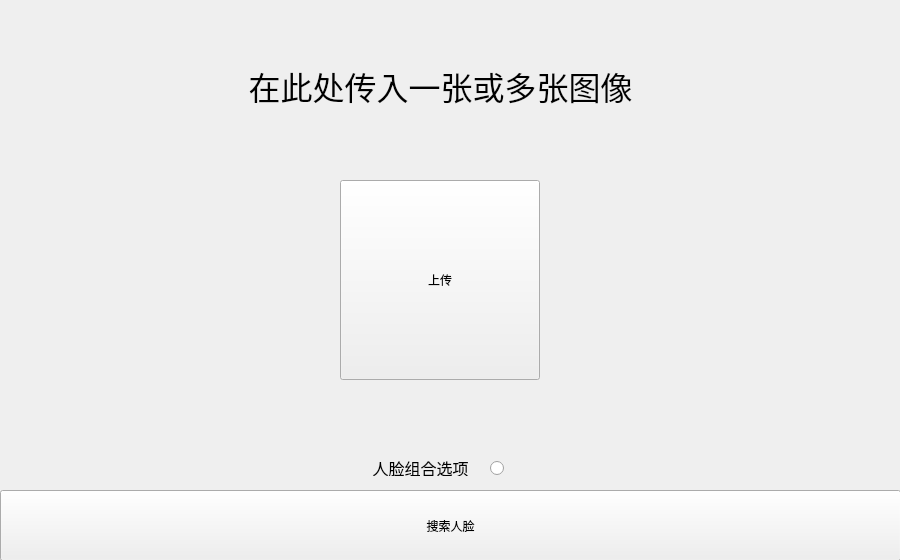
<?xml version="1.0" encoding="UTF-8"?>
<ui version="4.0">
 <class>Interface_Picture_Search</class>
 <widget class="QWidget" name="Interface_Picture_Search">
  <property name="geometry">
   <rect>
    <x>0</x>
    <y>0</y>
    <width>900</width>
    <height>560</height>
   </rect>
  </property>
  <property name="sizeIncrement">
   <size>
    <width>0</width>
    <height>0</height>
   </size>
  </property>
  <property name="baseSize">
   <size>
    <width>0</width>
    <height>0</height>
   </size>
  </property>
  <property name="windowTitle">
   <string>聊天图片-人脸搜索</string>
  </property>
  <widget class="QLabel" name="label">
   <property name="geometry">
    <rect>
     <x>230</x>
     <y>50</y>
     <width>421</width>
     <height>71</height>
    </rect>
   </property>
   <property name="font">
    <font>
     <pointsize>24</pointsize>
    </font>
   </property>
   <property name="text">
    <string>在此处传入一张或多张图像</string>
   </property>
   <property name="alignment">
    <set>Qt::AlignCenter</set>
   </property>
  </widget>
  <widget class="QLabel" name="label_2">
   <property name="geometry">
    <rect>
     <x>370</x>
     <y>460</y>
     <width>101</width>
     <height>16</height>
    </rect>
   </property>
   <property name="sizePolicy">
    <sizepolicy hsizetype="Fixed" vsizetype="Fixed">
     <horstretch>0</horstretch>
     <verstretch>0</verstretch>
    </sizepolicy>
   </property>
   <property name="font">
    <font>
     <pointsize>12</pointsize>
    </font>
   </property>
   <property name="text">
    <string>人脸组合选项</string>
   </property>
   <property name="alignment">
    <set>Qt::AlignCenter</set>
   </property>
  </widget>
  <widget class="QRadioButton" name="radioButton">
   <property name="geometry">
    <rect>
     <x>490</x>
     <y>460</y>
     <width>16</width>
     <height>16</height>
    </rect>
   </property>
   <property name="sizePolicy">
    <sizepolicy hsizetype="Preferred" vsizetype="Preferred">
     <horstretch>0</horstretch>
     <verstretch>0</verstretch>
    </sizepolicy>
   </property>
   <property name="text">
    <string/>
   </property>
  </widget>
  <widget class="QPushButton" name="pushButton_2">
   <property name="geometry">
    <rect>
     <x>0</x>
     <y>490</y>
     <width>901</width>
     <height>71</height>
    </rect>
   </property>
   <property name="text">
    <string>搜索人脸</string>
   </property>
  </widget>
  <widget class="QWidget" name="widget" native="true">
   <property name="geometry">
    <rect>
     <x>200</x>
     <y>160</y>
     <width>481</width>
     <height>241</height>
    </rect>
   </property>
   <layout class="QGridLayout" name="gridLayout">
    <item row="0" column="0">
     <widget class="QPushButton" name="pushButton">
      <property name="sizePolicy">
       <sizepolicy hsizetype="Fixed" vsizetype="Fixed">
        <horstretch>0</horstretch>
        <verstretch>0</verstretch>
       </sizepolicy>
      </property>
      <property name="minimumSize">
       <size>
        <width>200</width>
        <height>200</height>
       </size>
      </property>
      <property name="text">
       <string>上传</string>
      </property>
     </widget>
    </item>
   </layout>
  </widget>
 </widget>
 <resources/>
 <connections/>
</ui>
